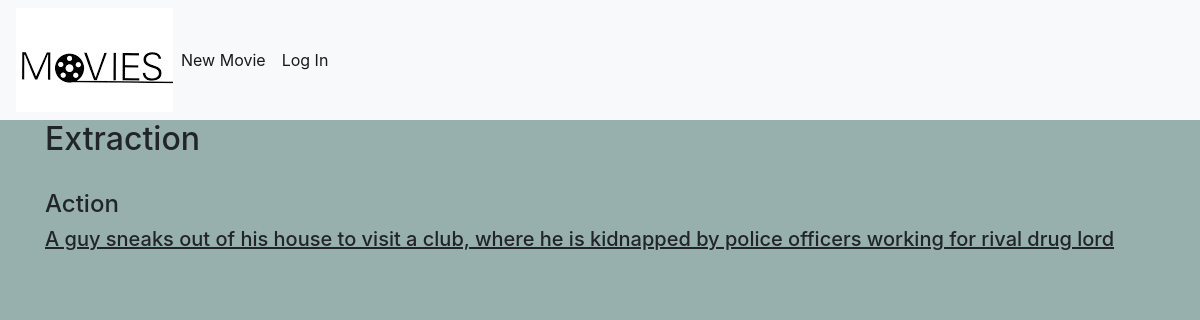
/2, run on the app's committed database.
### model.py (models this page shows, shortened)
class Movies(db.Model):
    __tablename__ = "movies"
    moviesId = db.Column(db.Integer, primary_key=True)
    title = db.Column(db.Text, nullable=False)
    genre = db.Column(db.Text, nullable=False)
    description = db.Column(db.Text, nullable=False)

### app.py (the view)
@app.route('/<int:movie_id>')
def movie(movie_id):
    movie = controller.get_movie(movie_id)
    return render_template('movie.html', movie=movie)

### controller.py (called while the page is built)
def get_movie(movie_id):
    return Movies.query.filter_by(moviesId=movie_id).first()

### templates/movie.html
{% extends 'base.html' %}
{% block content %}
<h2>{% block title %} {{ movie['title'] }} {% endblock %}</h2>
<br/>
<h4>{{ movie['genre'] }}</h4>
<h5>{{ movie['description'] }}</h5>
{% endblock %}

### static/css/style.css (style rules this page uses)
body { background-color: #97b0ad; }
h5 { text-decoration: underline; }

### data on the page
Movies: title "Extraction", genre "Action", description "A guy sneaks out of his house to visit a club, where he is kidnapped by police officers working for rival drug lord"
